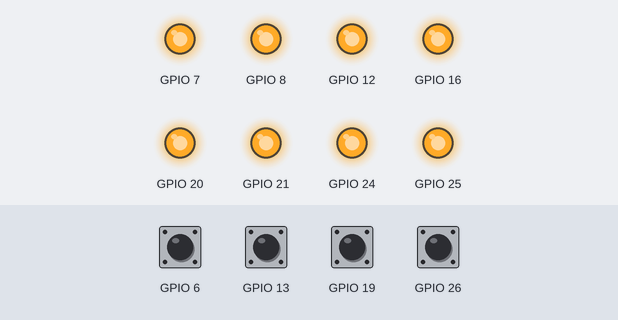
The program below on a simulated Raspberry Pi (BCM pin numbers). Parts: output pins drawn as LEDs (lit = HIGH). Inputs (shaded band) come from the test bench; at power-on: GPIO 6, GPIO 13, GPIO 19, GPIO 26 LOW.

Above: at 1.2 s.
1.3 s: GPIO 6 pulled HIGH for 0.15 s
At 1.39 s:
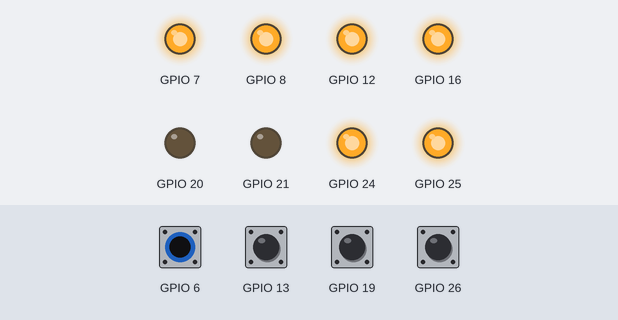
2.9 s: GPIO 13 pulled HIGH for 0.15 s
At 2.99 s:
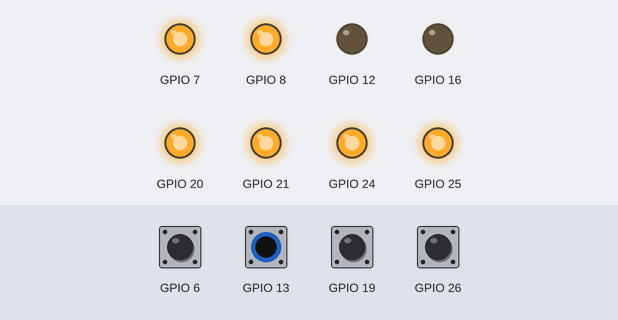
4.5 s: GPIO 19 pulled HIGH for 0.15 s
At 4.59 s:
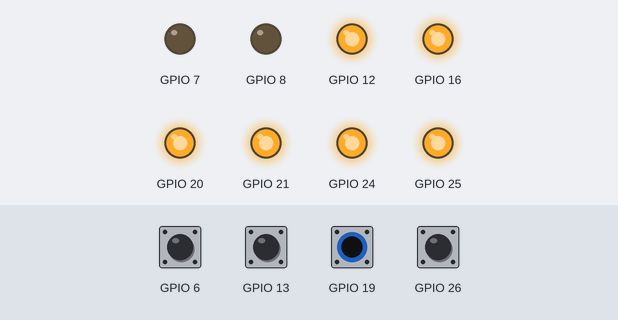
6.1 s: GPIO 26 pulled HIGH for 0.15 s
At 6.19 s:
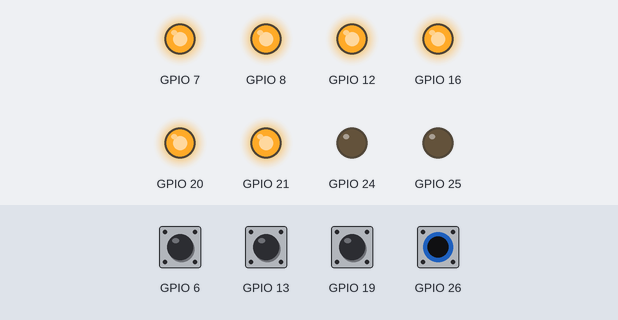
Timing chart, 0 to 8.7 s (numbered marks = the images above; inputs shaded):
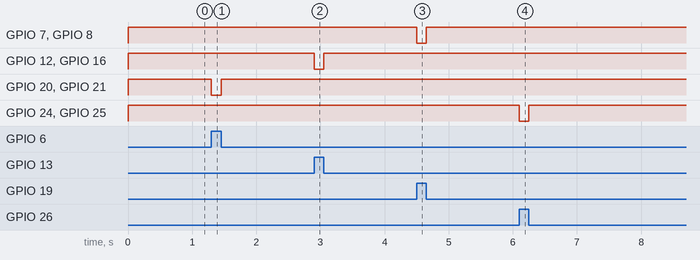

Measured:
- after the input at 1.3 s, GPIO 20, GPIO 21: HIGH → LOW at once, → HIGH 0.15 s later
- after the input at 2.9 s, GPIO 12, GPIO 16: HIGH → LOW at once, → HIGH 0.15 s later
- after the input at 4.5 s, GPIO 7, GPIO 8: HIGH → LOW at once, → HIGH 0.15 s later
- after the input at 6.1 s, GPIO 24, GPIO 25: HIGH → LOW at once, → HIGH 0.15 s later

The program:

12_LedSwitch.py
```python
import RPi.GPIO as GPIO
import time
GPIO.setmode(GPIO.BCM)
GPIO.setup(26,GPIO.IN)
GPIO.setup(19,GPIO.IN)
GPIO.setup(13,GPIO.IN)
GPIO.setup(6,GPIO.IN)

GPIO.setup(24,GPIO.OUT)
GPIO.setup(25,GPIO.OUT)
GPIO.setup(8,GPIO.OUT)
GPIO.setup(7,GPIO.OUT)
GPIO.setup(12,GPIO.OUT)
GPIO.setup(16,GPIO.OUT)
GPIO.setup(20,GPIO.OUT)
GPIO.setup(21,GPIO.OUT)

GPIO.setup(26,GPIO.IN,pull_up_down=GPIO.PUD_DOWN)
GPIO.setup(19,GPIO.IN,pull_up_down=GPIO.PUD_DOWN)
GPIO.setup(13,GPIO.IN,pull_up_down=GPIO.PUD_DOWN)
GPIO.setup(6,GPIO.IN,pull_up_down=GPIO.PUD_DOWN)
while True:
    if(GPIO.input(26)== 0):
        GPIO.output(24,GPIO.HIGH)
        GPIO.output(25,GPIO.HIGH)

    if(GPIO.input(26)== 1):
        GPIO.output(24,GPIO.LOW)
        GPIO.output(25,GPIO.LOW)


    if(GPIO.input(19)== 0):
        GPIO.output(8,GPIO.HIGH)
        GPIO.output(7,GPIO.HIGH)

    if(GPIO.input(19)== 1):
        GPIO.output(8,GPIO.LOW)
        GPIO.output(7,GPIO.LOW)


    if(GPIO.input(13)==0):
        GPIO.output(12,GPIO.HIGH)
        GPIO.output(16,GPIO.HIGH)

    if(GPIO.input(13)== 1):
        GPIO.output(12,GPIO.LOW)
        GPIO.output(16,GPIO.LOW)


    if(GPIO.input(6)== 0):
        GPIO.output(20,GPIO.HIGH)
        GPIO.output(21,GPIO.HIGH)

    if(GPIO.input(6)== 1):
        GPIO.output(20,GPIO.LOW)
        GPIO.output(21,GPIO.LOW)
```
